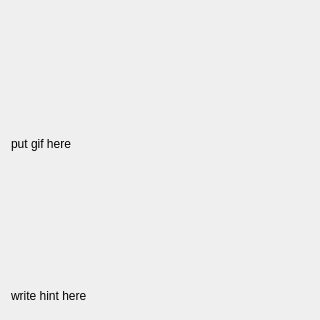
<?xml version="1.0" encoding="UTF-8"?>
<ui version="4.0">
    <class>WaitHintWidget</class>
    <widget class="QWidget" name="WaitHintWidget">
        <property name="geometry">
            <rect>
                <x>0</x>
                <y>0</y>
                <width>320</width>
                <height>320</height>
            </rect>
        </property>
        <property name="windowTitle">
            <string>Form</string>
        </property>
        <layout class="QVBoxLayout" name="verticalLayout" stretch="10,1">
            <item>
                <widget class="QLabel" name="gifLabel">
                    <property name="text">
                        <string>put gif here</string>
                    </property>
                </widget>
            </item>
            <item>
                <widget class="QLabel" name="hintLabel">
                    <property name="text">
                        <string>write hint here</string>
                    </property>
                </widget>
            </item>
        </layout>
    </widget>
    <resources/>
    <connections/>
</ui>
